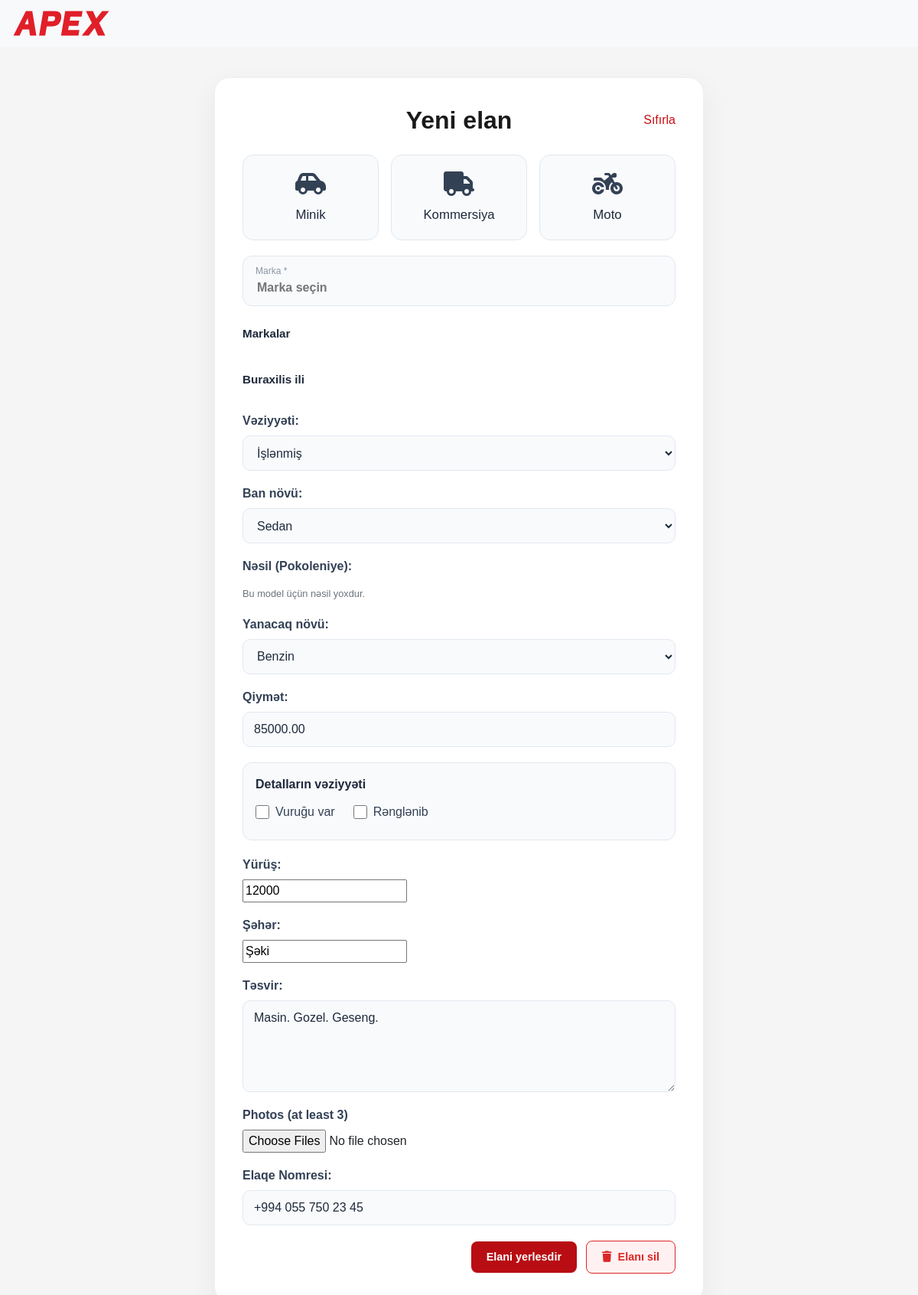
/listing/22/edit/ (signed in), run on the app's committed database.
### main/models.py (models this page shows, shortened)
class Listing(models.Model):
    CONDITION_CHOICES = [
        ('new', 'Yeni'),
        ('used', 'İşlənmiş'),
    ]
    BODY_TYPE_CHOICES = [
        ('sedan', 'Sedan'),
        ('hatchback', 'Hetçbek'),
        ('suv', 'SUV / Offroader'),
        ('wagon', 'Wagon'),
        ('coupe', 'Kupe'),
        ('universal', 'Universal'),
        ('crossover', 'Krossover'),
        ('minivan', 'Minivan'),
        ('cabriolet', 'Kabriolet'),
        ('avtokran', 'Avtokran'),
        ('soyuduculu_furqon', 'Soyuduculu furqon'),
        ('qolfkar', 'Qolfkar'),
        ('karvan', 'Karvan'),
        ('avtobus', 'Avtobus'),
        ('dartqi', 'Dartqı'),
        ('yuk_masini', 'Yük maşını'),
        ('furqon', 'Furqon'),
        ('sport', 'Sportbike'),
        ('cruiser', 'Kruizer'),
        ('scooter', 'Skuter'),
        ('other', 'Digər'),
    ]
    FUEL_TYPE_CHOICES = [
        ('petrol', 'Benzin'),
        ('diesel', 'Dizel'),
        ('hybrid', 'Hibrid'),
        ('electric', 'Elektro'),
        ('gas', 'Qaz'),
    ]
    views_count = models.PositiveIntegerField(default=0)
    viewed_by = models.ManyToManyField(settings.AUTH_USER_MODEL, blank=True, related_name='viewed_listings')
    is_verified = models.BooleanField(default=False)
    is_deleted = models.BooleanField(default=False)
    deleted_by = models.ForeignKey(
        settings.AUTH_USER_MODEL,
        on_delete=models.SET_NULL,
        null=True,
        blank=True,
        related_name='deleted_listings',
    )
    delete_reason = models.TextField(blank=True, null=True)
    deleted_at = models.DateTimeField(blank=True, null=True)
    generation = models.ForeignKey(
        'CarGeneration',
        on_delete=models.SET_NULL,
        null=True,
        blank=True,
        related_name='listing',
    )
    car_model = models.ForeignKey(
        CarModel,
        on_delete=models.PROTECT,
        related_name='listings',
    )
    owner = models.ForeignKey(
        settings.AUTH_USER_MODEL,
        on_delete=models.SET_NULL,
        null=True,
        blank=True,
        related_name='listings',
    )
    year = models.PositiveSmallIntegerField()
    condition = models.CharField(max_length=10, choices=CONDITION_CHOICES)
    body_type = models.CharField(max_length=20, choices=BODY_TYPE_CHOICES)
    fuel_type = models.CharField(max_length=20, choices=FUEL_TYPE_CHOICES, default='petrol')
    price = models.DecimalField(max_digits=12, decimal_places=2)
    mileage = models.PositiveIntegerField()
    city = models.CharField(max_length=100)
    description = models.TextField()
    phone_number = models.CharField(max_length=30, default='')
    image = models.ImageField(upload_to='listing_photos/')
    created_at = models.DateTimeField(auto_now_add=True)
    is_damaged = models.BooleanField(default=False, verbose_name='Vurugu var')
    is_repainted = models.BooleanField(default=False, verbose_name="Rənglənib")

class CarModelBodyType(models.Model):
    car_model = models.ForeignKey(
        CarModel,
        on_delete=models.CASCADE,
        related_name='body_type_options',
    )
    body_type = models.CharField(
        max_length=20,
        choices=Listing.BODY_TYPE_CHOICES,
    )
    class Meta:
        constraints = [
            models.UniqueConstraint(
                fields=['car_model', 'body_type'],
                name='unique_body_type_per_car_model',
            ),
        ]

### main/views.py (the view)
# urls.py: path('listing/<int:listing_id>/edit/', views.edit_listing_view, name='edit_listing'),
@login_required(login_url='login')
def edit_listing_view(request, listing_id):
    listing = get_object_or_404(Listing, pk=listing_id)
    if listing.owner != request.user:
        messages.error(request, 'Bu elanı redaktə etməyə icazəniz yoxdur.')
        return redirect('detail', listing_id=listing.id)
    if request.method == 'POST' and 'delete_listing' in request.POST:
        listing.delete()
        return redirect('home')
    if request.method == 'POST':
        form = ListingForm(request.POST, request.FILES, instance=listing)
        if form.is_valid():
            form.save()
            messages.success(request, 'Elan uğurla yeniləndi!')
            return redirect('detail', listing_id=listing.id)
    else:
        form = ListingForm(instance=listing)
    context = {
        'form': form,
        'listing': listing,
        'brands': Brand.objects.prefetch_related('models').all(),
        'years': list(Year.objects.order_by('-year').values_list('year', flat=True)),
    }
    return render(request, 'elan.html', context)

### templates/elan.html (shortened to what this page needs)
{% load static %}
<!DOCTYPE html>
<html lang="en">
<head>
    <link rel="stylesheet" href="https://cdn.jsdelivr.net/npm/bootstrap@4.5.3/dist/css/bootstrap.min.css">
    <link rel="stylesheet" href="https://cdnjs.cloudflare.com/ajax/libs/font-awesome/6.4.2/css/all.min.css" />
    <link rel="stylesheet" href="{% static 'css/elan.css' %}">
    <link rel="stylesheet" href="{% static 'css/style.css' %}">
</head>
<body class="body">
    <nav class="navbar navbar-expand-lg navbar-light bg-light">
            <a class="navbar-brand" href="{% url 'home' %}" aria-label="APEX home">
            <img class="navbar-logo" src="{% static 'image/APEX — Automotive logo.svg' %}" alt="APEX">
        </a>
    </nav>
    <div class="div1">
        <form method="POST" enctype="multipart/form-data" novalidate>
        <div class="form-heading">
            <h1 class="h1">Yeni elan</h1>
            <button type="button" id="reset-form-btn" class="reset-form-btn">Sıfırla</button>
        </div>
        <div class="category-selector">
            <div class="category-card">
                <label for="type-minik">
                    <i class="fa-solid fa-car-side"></i>
                    <span>Minik</span>
                </label>
            </div>
            <div class="category-card">
                <label for="type-commercial">
                    <i class="fa-solid fa-truck"></i>
                    <span>Kommersiya</span>
                </label>
            </div>
            <div class="category-card">
                <label for="type-moto">
                    <i class="fa-solid fa-motorcycle"></i>
                    <span>Moto</span>
                </label>
            </div>
        </div>
        <div class="custom-input-box" id="brand-input-box">
            <label class="input-label" for="selected-brand-input">Marka *</label>
            <div class="input-field-wrapper">
                <input type="text" id="selected-brand-input" class="selected-input" placeholder="Marka seçin" readonly>
            </div>
        </div>
        <div id="brands-section" class="selection-section">
            <span class="section-title">Markalar</span>
        </div>
        <div id="year-section" class="selection-section year-section">
            <span class="section-title">Buraxilis ili</span>
        </div>
        <div class="listing-field">
            {{ form.condition.label_tag }}
            {{ form.condition }}
        </div>
        <div class="listing-field">
            {{ form.body_type.label_tag }}
            {{ form.body_type }}
        </div>
        <div class="listing-field" id="elan-generation-wrapper" style="grid-column: 1 / -1; display: none;">
            <label class="font-weight-bold mb-2">Nəsil (Pokoleniye):</label>
            <p id="no-generation-msg" class="text-muted small mt-1" style="display: none;">
                Bu model üçün nəsil yoxdur.
            </p>
        </div>
        <div class="listing-field">
            {{ form.fuel_type.label_tag }}
            {{ form.fuel_type }}
        </div>
        <div class="listing-field">
            {{ form.price.label_tag }}
            {{ form.price }}
        </div>
        <div class="parts-condition-box">
            <label class="parts-condition-title">Detalların vəziyyəti</label>
            <div class="parts-condition-options">
                <label class="parts-checkbox-label">
                    <input type="checkbox" name="is_damaged" class="parts-checkbox-input">
                    <span>Vuruğu var</span>
                </label>
                <label class="parts-checkbox-label">
                    <input type="checkbox" name="is_repainted" class="parts-checkbox-input">
                    <span>Rənglənib</span>
                </label>
            </div>
        </div>
        <div class="listing-field">
            {{ form.mileage.label_tag }}
            {{ form.mileage }}
        </div>
        <div class="listing-field">
            {{ form.city.label_tag }}
            {{ form.city }}
        </div>
        <div class="listing-field">
            {{ form.description.label_tag }}
            {{ form.description }}
        </div>
        <div class="listing-field">
            <label for="{{ form.photos.id_for_label }}">Photos (at least 3)</label>
            {{ form.photos }}
        </div>
        <div class="listing-field">
            {{ form.phone_number.label_tag }}
            {{ form.phone_number }}
        </div>
        <div class="elan-form-actions">
            <button class="all_button" type="submit">Elani yerlesdir</button>
            {% if listing %}
                <button
                    class="delete-listing-button"
                    type="submit"
                    formaction="{% url 'delete_listing' listing.id %}"
                    formmethod="post"
                    formnovalidate
                    onclick="return confirm('Bu elanı silmək istədiyinizə əminsiniz?')"
                >
                    <i class="fa-solid fa-trash"></i> Elanı sil
                </button>
            {% endif %}
        </div>
        </form>
    </div>
</body>
</html>

### static/css/elan.css (style rules this page uses)
body { font-family: Arial, sans-serif; background-color: #f5f5f5; min-height: 100vh; display: flex; flex-direction: column; }
.div1 { border: 1px solid #edf0f4; border-radius: 20px; padding: 36px; width: min(100% - 32px, 640px); margin: 40px auto; box-sizing: border-box; background: #fff; box-shadow: 0 12px 36px rgba(30, 41, 59, 0.06); }
.elan-form-actions { display: flex; align-items: center; justify-content: flex-end; gap: 12px; margin-top: 20px; width: 100%; }
.elan-form-actions .all_button { grid-column: auto; margin: 0; }
.delete-listing-button { display: inline-flex; align-items: center; justify-content: center; gap: 8px; padding: 10px 20px; background-color: #fff1f2; color: #dc2626; border: 1.5px solid #dc2626; border-radius: 8px; font-size: 0.9rem; font-weight: 600; cursor: pointer; transition: all 0.2s ease; }
.parts-condition-box { margin: 20px 0; padding: 16px; background: #f8fafc; border-radius: 12px; border: 1px solid #e2e8f0; }
.parts-condition-title { font-weight: 600; display: block; margin-bottom: 12px; color: #1e293b; }
.parts-condition-options { display: flex; gap: 24px; flex-wrap: wrap; }
.parts-checkbox-label { display: flex; align-items: center; gap: 8px; cursor: pointer; font-weight: 500; color: #334155; }
.parts-checkbox-input { width: 18px; height: 18px; accent-color: #ef4444; cursor: pointer; }
.h1 { font-size: 24px; font-weight: bold; margin: 0; text-align: center; }
.form-heading { position: relative; display: flex; align-items: center; justify-content: center; margin-bottom: 26px; }
.form-heading .h1 { margin: 0; }
.reset-form-btn { position: absolute; right: 0; border: 0; padding: 6px 0 6px 10px; background: transparent; color: #ca1016; cursor: pointer; }
.category-selector { display: flex; justify-content: center; margin: 0 0 20px; gap: 16px; }
.category-card { flex: 1; min-width: 0; text-align: center; cursor: pointer; position: relative; }
.category-card label { display: flex; flex-direction: column; align-items: center; justify-content: center; gap: 12px; min-height: 112px; padding: 16px; background-color: #f8fafc; border: 1px solid #e2e8f0; border-radius: 14px; cursor: pointer; color: #1e293b; font-size: 1.05rem; font-weight: 500; transition: all 0.25s ease; user-select: none; margin-bottom: 0; }
.category-card label i { font-size: 2rem; color: #334155; transition: color 0.25s ease; }
.custom-input-box { background: #f8fafc; border: 1px solid #e2e8f0; border-radius: 12px; padding: 10px 16px; margin-top: 16px; }
.input-label { font-size: 0.75rem; color: #8c96a4; display: block; margin: 0; }
.input-field-wrapper { display: flex; align-items: center; justify-content: space-between; }
.selected-input { border: none; background: transparent; outline: none; font-weight: 600; width: 100%; color: #1e293b; }
.selection-section { margin-top: 24px; }
.section-title { font-weight: 600; color: #1e293b; font-size: 0.95rem; }
.listing-field { margin-top: 18px; }
.listing-field label { display: block; margin-bottom: 7px; color: #334155; font-weight: 600; }
.listing-control { display: block; width: 100%; min-height: 46px; padding: 10px 14px; border: 1px solid #e2e8f0; border-radius: 10px; background: #f8fafc; color: #1e293b; font: inherit; box-sizing: border-box; }
.listing-description { min-height: 120px; resize: vertical; }

### static/css/style.css (style rules this page uses)
.navbar-logo { display: block; width: 130px; height: auto; }
.all_button { display: flex; align-items: end; justify-content: end; padding: 10px 20px; background-color: #B80D13; color: #FFFFFF; border: none; border-radius: 8px; font-size: 0.9rem; font-weight: 600; cursor: pointer; transition: background-color 0.3s ease, color 0.3s ease; text-align: end; grid-column: 1 / -1; display: flex; justify-content: flex-end; }
.h1 { font-size: 2rem; font-weight: 700; margin-bottom: 24px; color: #1a1a1a; margin-left: 20px; margin-top: 20px; }

### data on the page
Listing: condition "İşlənmiş", fuel_type "Benzin", price "85000.00", mileage "12000", city "Şəki", description "Masin. Gozel. Geseng.", phone_number "+994 055 750 23 45"
CarModelBodyType: body_type "Sedan"
